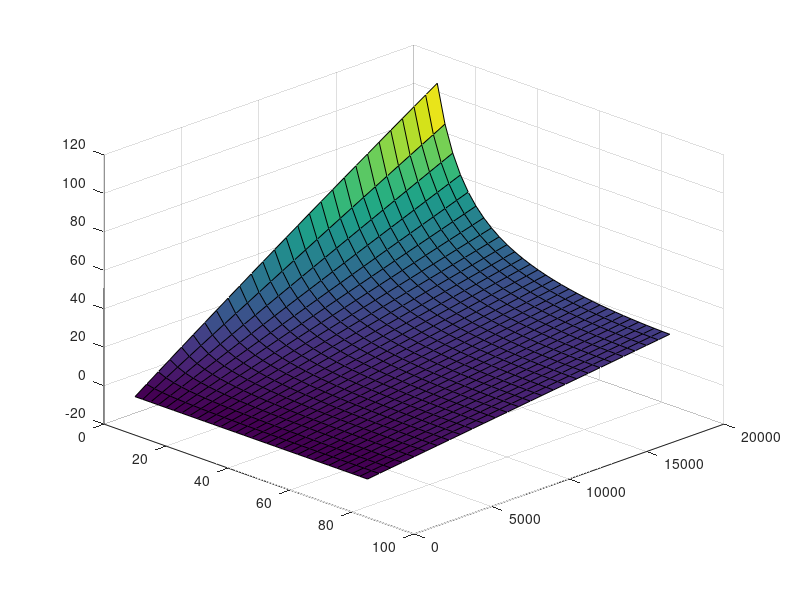

Reproduce this figure in MATLAB. (Note: this script raises an error after producing the figure.)
%% 
% Environment initialisation

addpath("matlab2tikz/src/");
%% 
% Physical constants

G = 6.673e-11; % universal gravitational constant, m3 * kg-1 * s-2
M_E = 5.9722e24 ; % mass of the Earth, kg
R = 6371008.8; % radius of the Earth, m
Gravitational_parameter_E = 3.986004418e14;
Omega_E = 2*pi / 86400; % earth's rotation in rad / s

Omega_E_vector = [0;0;Omega_E]; % angular velocity vector for Earth's rotation in the ECI coordinate system
%% 
% Effect of observation altitude to the range of a eavesdropping sensor in relation 
% to different elevation angles of the terminal.

%d = @(h,ele)(h ./ (tand(ele)) / 1000); % maximum range in kilometers

d = @(h,ele)(1/2 .* (sqrt(4 .* h .* (h + 2 * R) + 4 .* R.^2 .* cosd(90+ele).^2) + 2 .* R .* cosd(90+ele)) / 1000);
%% 
% Let's plot d for elevation range of 10 deg to 90 deg and observation altitude 
% in range of 100 meters to 20 km.

ele = 10:2.5:85; % elevation angle in degrees
h = 0:750:20000; % aircraft altitude in meters

%ax1 = subplot(1,1,1);
[H, E] = meshgrid(h, ele);

s = surf(E, H, d(H, E));
view(45,30);
ax = ancestor(s, 'axes');
ax.YAxis.Exponent = 0;
ax.ZAxis.Exponent = 0;
%ax.YLim = [0,20000];
%ax.XLim = [5,95];

xlabel('e (deg)');
ylabel('h (m)');
zlabel('d (km)');

matlab2tikz('doc/tikz_figures/fig-interception-range.tikz');
%%
ele = 10:2.5:90; % elevation angle in degrees
h = 0:4000:20000; % aircraft altitude in meters

[H, E] = meshgrid(h, ele);

plot(E,d(H,E));
ax2 = gca;
legend('0 km','4 km','8 km','12 km','16 km','20 km');
ax2.XLim = [10,90];
ax2.YLim = [-4,120];
ax2.YAxis.Exponent = 0;
xlabel('e (deg)');
ylabel('d (km)');
grid on;

matlab2tikz('doc/tikz_figures/fig-interception-range-2d.tikz');
%% 
% Orbital radius in relation to velocity of the sub-satellite point (in km/s), 
% ECI coordinate frame.

v_air = @(h,r_orbit)( (h+R) .* sqrt( (G*M_E) ./ (r_orbit + R).^3 ) );
%% 
% Plot the velocity for orbital radius in range of 500 km to 37000 km.

r_orbit = 500e3:500e3:37e6;

[H_air, R_orbit] = meshgrid(h, r_orbit);

p_v_air = plot(r_orbit, v_air(10000,r_orbit));
xlabel('h (m)');
ylabel('v (m/s)');

grid on;

matlab2tikz('doc/tikz_figures/fig-subsat-velocity-equatiorial.tikz');
%% 
% In the case of GEO, Earth's rotation cancels the velocity of the sub-satellite 
% point. Next, we will evaluate the effect of orbital period and inclination to 
% the velocity of the sub-satellite point. We setup the orbits in the ECI coordinate 
% system and account for the Earth's rotation by converting to ECF.

inclination = 0:0.04:pi/2; % inclination in rad
orbital_period = 5400:2000:86400; % in seconds

roty = @(t)[cos(t) 0 sin(t); 0 1 0; -sin(t) 0 cos(t)] ;

omega_ECF_magnitude = @(i, T)( norm(roty(i) * ( (2*pi / T) .* [0;0;1] ) - Omega_E_vector));

[I_orbit, T_orbit] = meshgrid(inclination, orbital_period);

I_orbit_deg = I_orbit * (180 / pi);

omega_arr = arrayfun(omega_ECF_magnitude, I_orbit, T_orbit);

v_air_arr = R .* omega_arr;

orbital_altitude = (((Gravitational_parameter_E * ( T_orbit/(2*pi)).^2).^(1/3)) - R);

s_omega_ECF_norm = surf(I_orbit_deg, orbital_altitude, v_air_arr);

xlabel('i (deg)'); % inclination
ylabel('h (m)'); % orbital altitude
zlabel('v (m/s)'); % sub-satellite velocity 
view(-135,10);

matlab2tikz('doc/tikz_figures/fig-subsat-velocity-inclined.tikz');
%% 
% Listening window at a set beamwidth.

orbital_period = 5400:1000:42400; % in seconds 

beamwidth = deg2rad(3.5); % beamwidth in rad

roty = @(t)[cos(t) 0 sin(t); 0 1 0; -sin(t) 0 cos(t)] ;

[I_orbit, T_orbit] = meshgrid(inclination, orbital_period);

I_orbit_deg = I_orbit * (180 / pi);

omega_arr = arrayfun(omega_ECF_magnitude, I_orbit, T_orbit);

t_pass = beamwidth ./ omega_arr; % listening window, fixed aircraft

orbital_altitude = (((Gravitational_parameter_E * ( T_orbit/(2*pi)).^2).^(1/3)) - R);

s_omega_ECF_norm = surf(I_orbit_deg, orbital_altitude, t_pass);

xlabel('i (deg)'); % inclination
ylabel('h (m)'); % orbital altitude
zlabel('t (s)'); % maximum listening window / satellite pass
view([-318 10]);

matlab2tikz('doc/tikz_figures/fig-listening-window.tikz');
%% 
% OneWeb visualisation

%startTime=datetime("28-Feb-2023 20:30:00");
%endTime=datetime("28-Feb-2023 21:32:25");

startTime=datetime("11-Dec-2023 11:00:00"); % oneweb 2023-12-11
endTime=datetime("11-Dec-2023 11:30:00"); % oneweb 2023-12-11

%startTime=datetime("11-Dec-2023 11:00:00"); % starlink 2023-12-11
%endTime=datetime("11-Dec-2023 11:30:00"); % starlink 2023-12-11
sampleTime=60;

sc = satelliteScenario(startTime, endTime, sampleTime);

% 1200 km Earth orbit, 86.4 deg inclination, 588 sats in 12 planes. Phasing?
%ow = walkerStar(sc, 1200e3+6378.14e3, 86.4, 588, 12, 1, Name="OneWeb");

%utKajaani = groundStation(sc, 64.2, 27.7, Name="Kajaani");
%serverEspoo = groundStation(sc, 60.2, 24.8, Name="Espoo");
%serverWormerveer = groundStation(sc, 52.5, 4.8, Name="Wormerveer");
%popLondon = groundStation(sc, 51.5, -0.2, Name="London");

%set(utKajaani, ShowLabel=false);
%set(utKajaani, MarkerColor="Red");
%set(serverEspoo, ShowLabel=false);
%set(serverEspoo, MarkerColor="Green");
%set(serverWormerveer, ShowLabel=false);
%set(serverWormerveer, MarkerColor="Green");
%set(popLondon, ShowLabel=false);
%set(popLondon, MarkerColor="Yellow");

constellation = satellite(sc, "oneweb.tle");
%constellation = satellite(sc, "starlink.tle");

set(constellation(1:length(constellation)), ShowLabel=false);
set(constellation(1:length(constellation)), MarkerSize=3);
set(constellation(1:length(constellation)).Orbit, LineWidth=1);
%set(constellation(1:length(constellation)).Orbit, LineColor="none");

viewer3D = satelliteScenarioViewer(sc, Basemap="bluegreen", ShowDetails=true);
%%
campos(viewer3D, 40, 18);